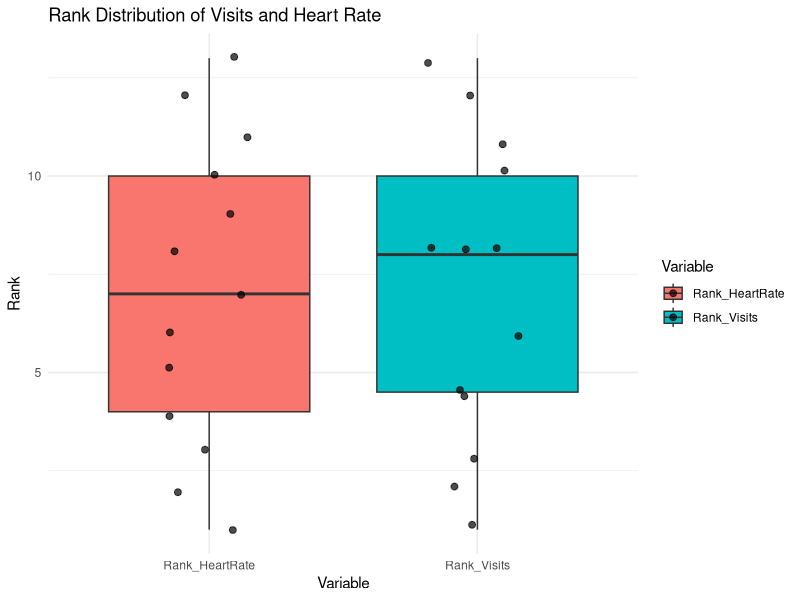

Reproduce this figure in R.
## ---- chunk 1
library(tidyverse)
## ---- chunk 2
data <- tibble(
  Participant = 1:13,
  Visits = c(5, 12, 7, 14, 3, 8, 15, 12, 2, 16, 12, 7, 17),
  HeartRate = c(96, 63, 78, 66, 79, 95, 67, 64, 99, 62, 65, 76, 61)
)
print(data)
## ---- chunk 3
ranked_data <- data %>%
  mutate(
    Rank_Visits = rank(Visits, ties.method = "average"),
    Rank_HeartRate = rank(HeartRate, ties.method = "average"),
    D = Rank_Visits - Rank_HeartRate,
    D_squared = D^2,
    Ties_Visits = ifelse(duplicated(Rank_Visits) | duplicated(Rank_Visits, fromLast = TRUE), TRUE, FALSE),
    Ties_HeartRate = ifelse(duplicated(Rank_HeartRate) | duplicated(Rank_HeartRate, fromLast = TRUE), TRUE, FALSE)
  )

# Count tie groups for correction
T_visits <- sum(table(ranked_data$Rank_Visits)^3 - table(ranked_data$Rank_Visits)) / 12
T_heart_rate <- sum(table(ranked_data$Rank_HeartRate)^3 - table(ranked_data$Rank_HeartRate)) / 12
ranked_data <- ranked_data %>%
  arrange(Rank_Visits, Rank_HeartRate)
print(ranked_data)

## ---- chunk 4
n <- nrow(ranked_data)
D_squared_sum <- sum(ranked_data$D_squared)

numerator <- (n^3 - n) - 6 * D_squared_sum - (T_visits + T_heart_rate) / 2
denominator <- sqrt((n^3 - n)^2 - (T_visits + T_heart_rate) * (n^3 - n) + T_visits * T_heart_rate)

r_s <- numerator / denominator

cat("Spearman Rank Correlation Coefficient (ρ):", round(r_s, 4), "\n")
## ---- chunk 5
if (abs(r_s) >= 0.552) {
  cat("The correlation is statistically significant. We reject H₀ and conclude there is a significant correlation.\n")
} else {
  cat("The correlation is not statistically significant. We fail to reject H₀.\n")
}
## ---- chunk 6
# Convert data to long format for visualization
data_long <- ranked_data %>%
  pivot_longer(cols = c(Rank_Visits, Rank_HeartRate), names_to = "Variable", values_to = "Rank")

# Create visualization
rank_plot <- ggplot(data_long, aes(x = Variable, y = Rank, fill = Variable)) +
  geom_boxplot(outlier.color = "red", outlier.shape = 8) +
  geom_jitter(width = 0.2, size = 2, alpha = 0.7) +
  labs(
    title = "Rank Distribution of Visits and Heart Rate",
    x = "Variable",
    y = "Rank"
  ) +
  theme_minimal()

# Print the plot
print(rank_plot)
